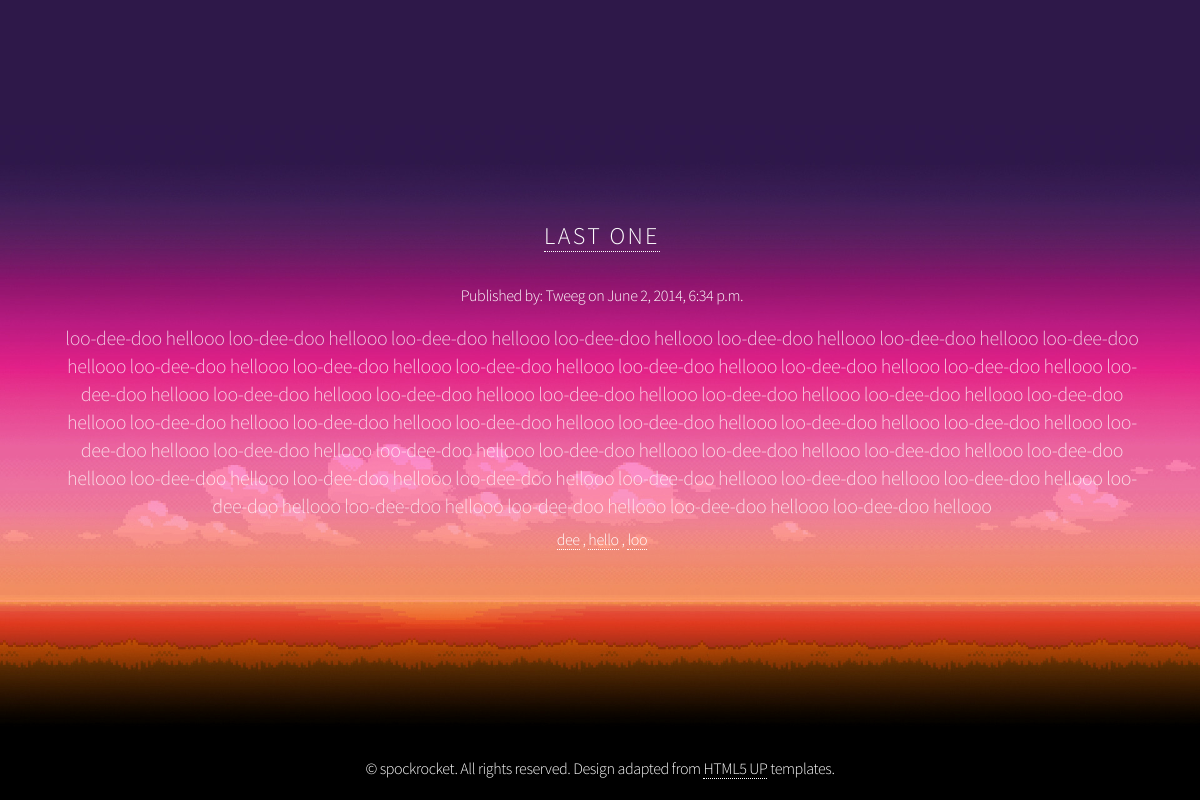
Page /blog/3 on the committed database.
### blog/models.py (models this page shows, shortened)
class Post(models.Model):
	title = models.CharField(max_length=100)
	author = models.CharField(max_length=30)
	body = models.TextField()
	pubDate = models.DateTimeField()
	tags = TaggableManager()

### templates/post.html
{% extends "base.html" %}
{% block content %}
<h2><a href="/blog/{{post.id}}">{{ post.title }}</a></h2>
<div class = "post_meta">
	Published by: {{ post.author }} on {{ post.pubDate }}
</div>
<div class = "post_body">
	{{ post.body|safe|linebreaks }}
</div>
<div class="tags">
	{% for tag in post.tags.all %}
	<a href="/blog/tag/{{tag}}">{{ tag }}</a>
	{% if not forloop.last %}, {% endif %}
	{% endfor %}
</div>
{% endblock %}

### static/aerial/css/style.css (style rules this page uses)
body, input, select, textarea { color: white; font-family: 'Source Sans Pro', sans-serif; font-size: 15pt; font-weight: 300 !important; letter-spacing: -0.025em; line-height: 1.75em; }
body { background: white; overflow: hidden; }
a { -moz-transition: border-color 0.2s ease-in-out; -webkit-transition: border-color 0.2s ease-in-out; -o-transition: border-color 0.2s ease-in-out; -ms-transition: border-color 0.2s ease-in-out; transition: border-color 0.2s ease-in-out; border-bottom: dotted 1px; color: inherit; outline: 0; text-decoration: none; }
h2 { color: inherit; font-weight: 300; line-height: 1.75em; margin-bottom: 1em; text-transform: uppercase;font-size: 1.5em; letter-spacing: 0.1em; }
#header p { font-size: 1.25em; margin: 0.75em 0 0.25em 0; opacity: 0.75; }

### static/aerial/css/style-wide.css (style rules this page uses)
body, input, select, textarea { font-size: 13pt; }

### static/aerial/css/style-normal.css (style rules this page uses)
body, input, select, textarea { font-size: 12pt; }

### rows in the picture
Post: title "LAST ONE", author "Tweeg", pubDate "June 2, 2014, 6:34 p.m.", body "loo-dee-doo hellooo loo-dee-doo hellooo loo-dee-doo hellooo loo-dee-doo hellooo loo-dee-doo hellooo loo-dee-doo hellooo loo-dee-doo hellooo loo-dee-doo hellooo loo-dee-doo hellooo loo-dee-doo hellooo loo-dee-doo hellooo loo-dee-doo hellooo loo-dee-doo hellooo loo-dee-doo hellooo loo-dee-doo hellooo loo-dee-doo hellooo loo-dee-doo hellooo loo-dee-doo hellooo loo-dee-doo hellooo loo-dee-doo hellooo loo-dee-doo hellooo loo-dee-doo hellooo loo-dee-doo hellooo loo-dee-doo hellooo loo-dee-doo hellooo loo-dee-doo hellooo loo-dee-doo hellooo loo-dee-doo hellooo loo-dee-doo hellooo loo-dee-doo hellooo loo-dee-doo hellooo loo-dee-doo hellooo loo-dee-doo hellooo loo-dee-doo hellooo loo-dee-doo hellooo…"
Tag: name "dee"
Tag: name "hello"
Tag: name "loo"
